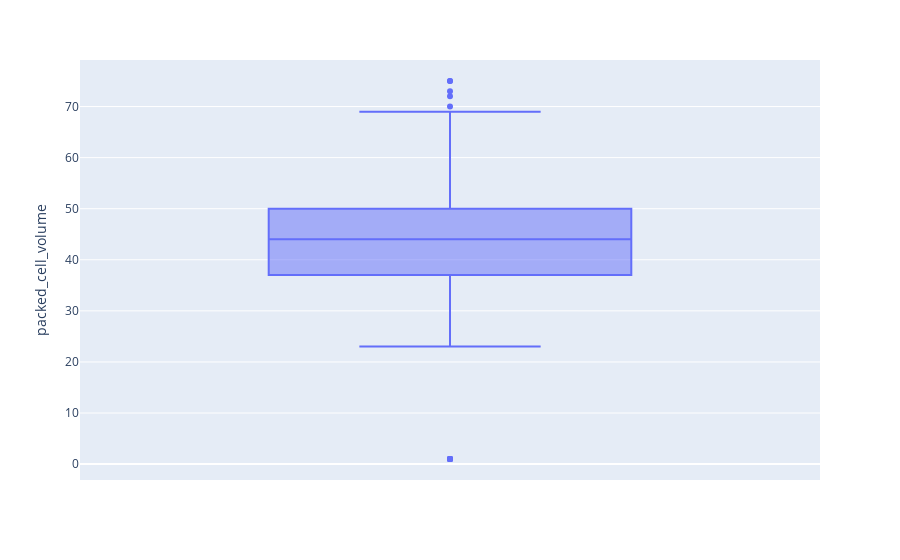

The notebook cell saved with this chart:
### Code cell
px.box(df,y="packed_cell_volume").show()
# removing the lower end outliers 
Q1 = df['respiratory_rate'].quantile(0.25)
Q3 = df['respiratory_rate'].quantile(0.75)
IQR = Q3 - Q1
less_outliers = df['respiratory_rate'] < (Q1 - 1.5 * IQR)
df.drop(labels=df[less_outliers].index, axis=0, inplace = True)

### Figure 1 — Plotly figure (JSON) as saved in the notebook; plotly's stock layout.template omitted (floating-point values rounded to 4 significant figures; data arrays with more than 128 entries replaced by an {"elided": "..."} marker saying what was removed)
{"data": [{"alignmentgroup": "True", "hovertemplate": "packed_cell_volume=%{y}<extra></extra>", "legendgroup": "", "marker": {"color": "#636efa"}, "name": "", "notched": false, "offsetgroup": "", "orientation": "v", "showlegend": false, "type": "box", "x0": " ", "xaxis": "x", "y": {"elided": "178 float values"}, "y0": " ", "yaxis": "y"}], "layout": {"boxmode": "group", "legend": {"tracegroupgap": 0}, "margin": {"t": 60}, "xaxis": {"anchor": "y", "domain": [0, 1]}, "yaxis": {"anchor": "x", "domain": [0, 1], "title": {"text": "packed_cell_volume"}}}}
